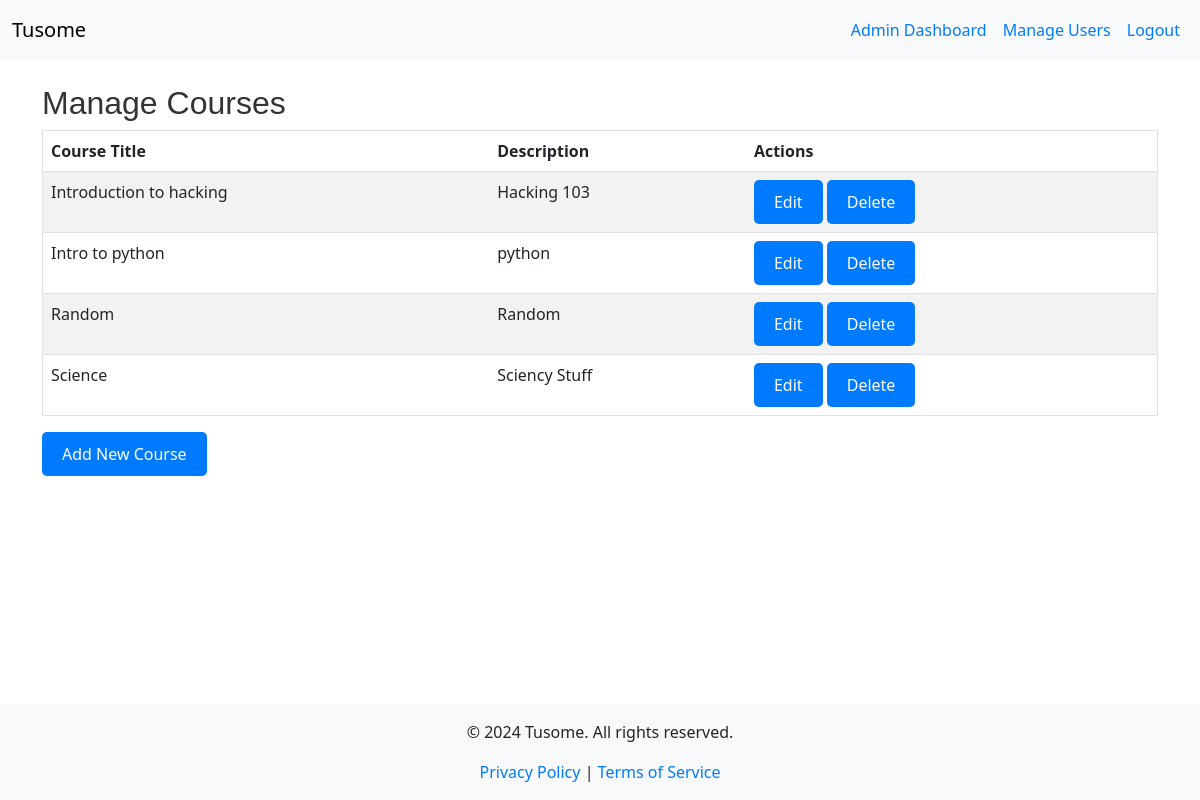
/manage_courses (signed in), run on an earlier commit of the app's database.
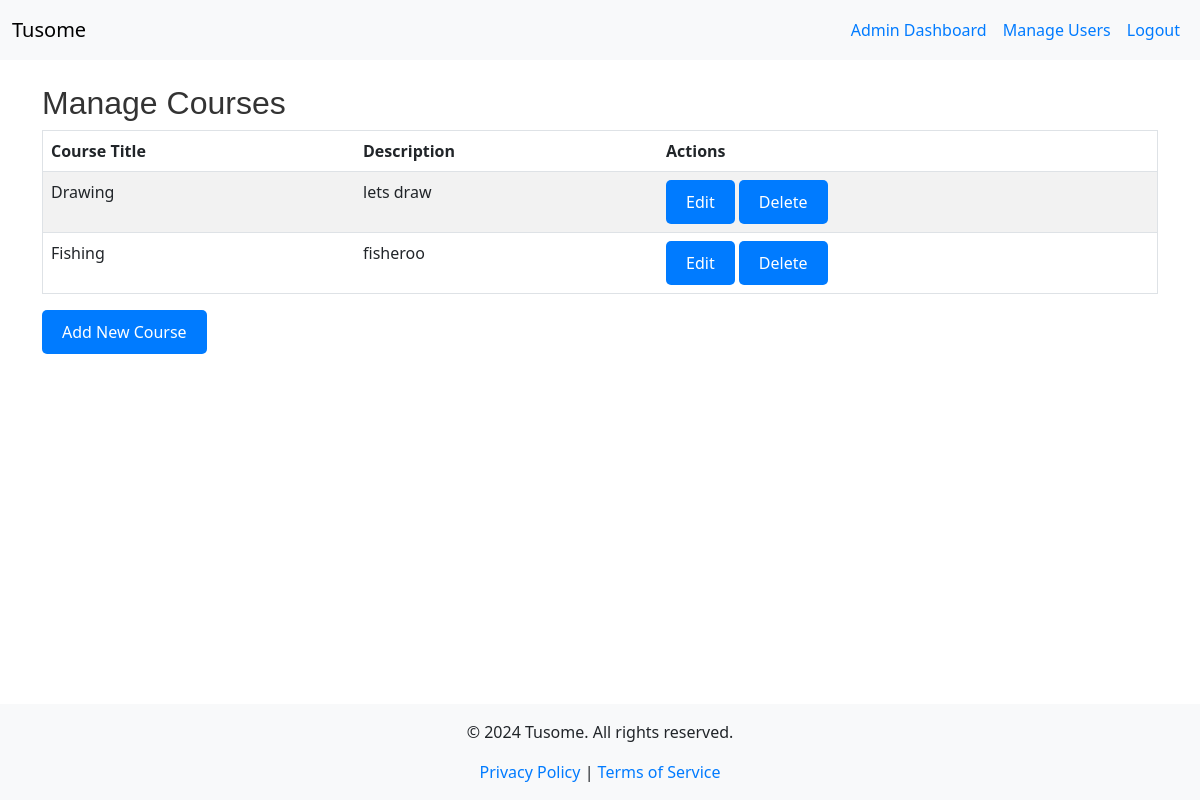
And on a later commit of the database.
### models.py (models this page shows)
class Course(db.Model):
    id = db.Column(db.Integer, primary_key=True)
    title = db.Column(db.String(200), nullable=False)
    description = db.Column(db.Text, nullable=False)
    is_featured = db.Column(db.Boolean, default=False)
    instructor_id = db.Column(db.Integer, db.ForeignKey('instructor.id'), nullable=False)
    instructor = db.relationship('Instructor', back_populates='courses')
    lessons = db.relationship('Lesson', back_populates='course', lazy=True)
    quizzes = db.relationship('Quiz', back_populates='course', lazy=True)
    materials = db.relationship('CourseMaterial', back_populates='course', lazy=True)
    enrollments = db.relationship('Enrollment', back_populates='course', lazy=True)
    submissions = db.relationship('Submission', back_populates='course', lazy=True)

### app.py (the view)
@app.route('/manage_courses')
@login_required
def manage_courses():
    courses = Course.query.all()  # Fetch all courses from the database
    return render_template('manage_courses.html', courses=courses)

### app.py (called while the page is built)
@app.context_processor
def inject_current_year():
    return {'current_year': datetime.utcnow().year}

@login_manager.user_loader
def load_user(user_id):
    return User.query.get(int(user_id))

@app.context_processor
def inject_roleenum():
    return dict(RoleEnum=RoleEnum)

### templates/manage_courses.html (shortened to what this page needs)
{% extends "base.html" %}
{% block content %}
<h2>Manage Courses</h2>
<table border="1" class="table table-striped">
    <thead>
        <tr>
            <th>Course Title</th>
            <th>Description</th>
            <th>Actions</th>
        </tr>
    </thead>
    <tbody>
        {% for course in courses %}
        <tr>
            <td>{{ course.title }}</td>
            <td>{{ course.description }}</td>
            <td>
                <a href="{{ url_for('edit_course', course_id=course.id) }}" class="btn btn-warning">Edit</a>
                <form method="POST" action="{{ url_for('delete_course', course_id=course.id) }}" style="display:inline;">
                    <button type="submit" class="btn btn-danger" onclick="return confirm('Are you sure you want to delete this course?');">Delete</button>
                </form>
            </td>
        </tr>
        {% else %}
        <tr>
            <td colspan="3">No courses available.</td>
        </tr>
        {% endfor %}
    </tbody>
</table>
<a href="{{ url_for('create_course') }}" class="btn btn-primary">Add New Course</a>
{% endblock %}

### templates/base.html (shortened to what this page needs)
<!DOCTYPE html>
<html lang="en">
<head>
    <link href="https://cdn.jsdelivr.net/npm/bootstrap@5.3.0/dist/css/bootstrap.min.css" rel="stylesheet">
    <link rel="stylesheet" href="{{ url_for('static', filename='css/style.css') }}">
</head>
<body>
    <div id="wrapper" class="d-flex flex-column min-vh-100">
        <nav class="navbar navbar-expand-lg navbar-light bg-light">
          <div class="container-fluid">
            <a class="navbar-brand" href="{{ url_for('index') }}">Tusome</a>
            <div class="collapse navbar-collapse" id="navbarNav">
              <ul class="navbar-nav ms-auto">
                {% if current_user.is_authenticated %}
                  {% if current_user.role == RoleEnum.ADMIN %}
                    <li class="nav-item">
                      <a class="nav-link" href="{{ url_for('admin_dashboard') }}">Admin Dashboard</a>
                    </li>
                    <li class="nav-item">
                      <a class="nav-link" href="{{ url_for('manage_users') }}">Manage Users</a>
                    </li>
                  {% endif %}
                  <li class="nav-item">
                    <a class="nav-link" href="{{ url_for('logout') }}">Logout</a>
                  </li>
                {% endif %}
              </ul>
            </div>
          </div>
        </nav>
        <div class="container mt-4" id="content">
          {% block content %}{% endblock %}
        </div>
        <footer class="bg-light text-center">
          <div class="container">
            <p>&copy; {{ current_year }} Tusome. All rights reserved.</p>
            <a href="{{ url_for('privacy_policy') }}">Privacy Policy</a> |
            <a href="{{ url_for('terms_of_service') }}">Terms of Service</a>
          </div>
        </footer>
    </div>
</body>
</html>

### static/css/style.css (style rules this page uses)
.btn { padding: 10px 20px; border: none; border-radius: 5px; color: white; background-color: #007BFF; text-decoration: none; display: inline-block; transition: background-color 0.3s; }
h1, h2, h3 { color: #333; font-family: 'Arial', sans-serif; }
a { color: #007BFF; text-decoration: none; }
.nav-link { padding: 10px; color: #007BFF; transition: color 0.3s; }
.btn-primary { background-color: #007BFF; border-color: #007BFF; }
html, body { height: 100%; margin: 0; }
body { display: flex; flex-direction: column; }
#wrapper { display: flex; flex-direction: column; min-height: 100vh; }
#content { flex: 1; }
footer { background-color: #f8f9fa; padding: 1rem 0; }

### templates/base.html (style rules this page uses)
html, body { height: 100%; margin: 0; }
body { display: flex; flex-direction: column; }
#content { flex: 1; }
footer { background-color: #f8f9fa; padding: 1rem 0; }

What changed in the data, as far as the page shows it:
removed Course: title "Introduction to hacking", description "Hacking 103"
removed Course: title "Intro to python", description "python"
removed Course: title "Random", description "Random"
removed Course: title "Science", description "Sciency Stuff"
added Course: title "Drawing", description "lets draw"
added Course: title "Fishing", description "fisheroo"
